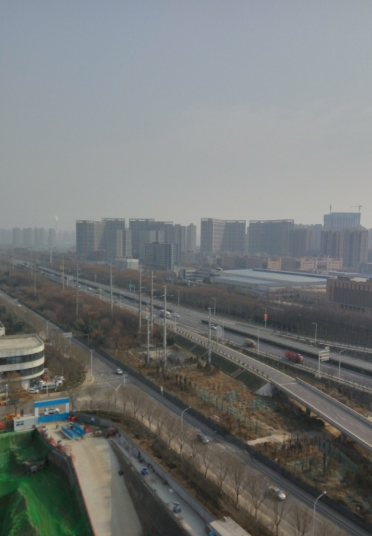
%> input picture 00_DehazeNet-master/data/rc.png, 372 x 536 px
$ octave demo.m   (GNU Octave 9; MATLAB toolbox functions it lacks are replaced by stand-ins)
%> lines starting %> are read from the running program, lines starting %| are printed output that depends on the picture
%> further down, haze is the input picture: size 536x372x3 uint8; mean R, G, B 116.4, 119.6, 118.8
### 00_DehazeNet-master/run_cnn.m
function [ dehaze ] = run_cnn( im )
%RUN_CNN Summary of this function goes here
%   Detailed explanation goes here
%https://blog.csdn.net/u012556077/article/details/53364438（此代码的解释出处）
%https://blog.csdn.net/ametor/article/details/51274274
%https://blog.csdn.net/zonglingkui1591/article/details/79776555
r0 = 50;
eps = 10^-3;
gray_I = rgb2gray(im);
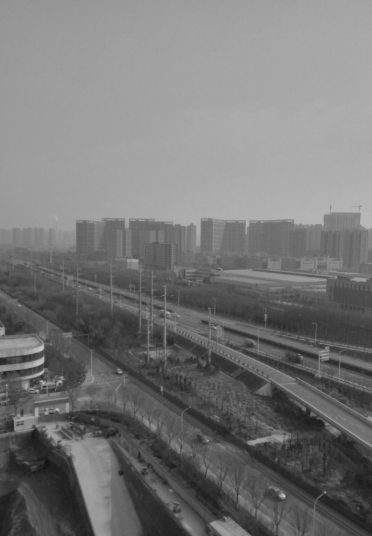
%> gray_I: size 536x372 double; min 0.0705, max 0.832, mean 0.465

load dehaze
haze=im-0.5;
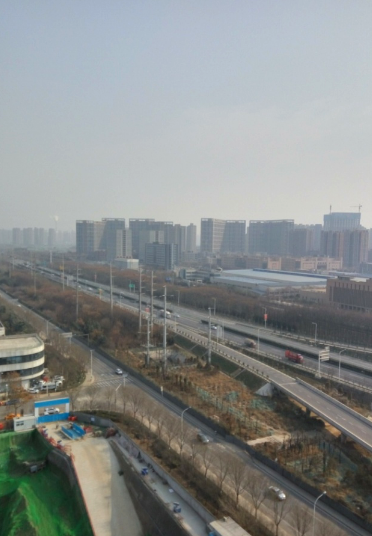
%> haze: size 536x372x3 double; mean R, G, B -0.0437, -0.031, -0.0343; drawn with min black and max white

%% Feature Extraction F1(特征提取F1)
%> the run ends on the next line
f1=convolution(haze, weights_conv1, biases_conv1);
F1=[];
%语法是 A = reshape（A，m，n）； 或者 A = reshape（A，[m,n]）; 都是将A 的行列排列成m行n列。另外 reshape是 按照列取数据的，
%r=size(A,1)该语句返回的时矩阵A的行数， c=size(A,2) 该语句返回的时矩阵A的列数。
f1temp=reshape(f1,size(f1,1)*size(f1,2),size(f1,3));
%for其中1:2:10表示迭代从1开始，步长为2，最大不超过10，即代表行向量1 3 5 7 9。
for step=1:4    %从1开始步长为4     %x(i,j,k)的含义是第k层矩阵的第i行第j列元素;  x(:,:,1)则表示第1层矩阵。
    maxtemp=max(f1temp(:,(step*4-3):step*4),[],2); %求步长中的t最大值
    F1=[F1,maxtemp]; %#ok<AGROW>    %把最大值放在矩阵中
end
F1=reshape(F1,size(f1,1),size(f1,2),size(F1,2));

%% Multi-scale Mapping F2 (多尺度映射F2)
F2=zeros(size(F1,1),size(F1,2),48);
F2(:,:,1:16)=convolution(F1, weights_conv3x3, biases_conv3x3);
F2(:,:,17:32)=convolution(F1, weights_conv5x5, biases_conv5x5);
F2(:,:,33:48)=convolution(F1, weights_conv7x7, biases_conv7x7);

%% Local Extremum F3(最后当地F3)
F3=convMax(single(F2), 3);

%% Non-linear Regression F4(非线性回归F4)
F4=min(max(convolution(F3, weights_ip, biases_ip),0),1);

%% Atmospheric light (大气光)
sortdata = sort(F4(:), 'ascend');
idx = round(0.01 * length(sortdata));   %最亮的0.01
val = sortdata(idx);
id_set = find(F4 <= val);
BrightPxls = gray_I(id_set);
iBright = BrightPxls >= max(BrightPxls);
id = id_set(iBright);
Itemp=reshape(im,size(im,1)*size(im,2),size(im,3));
A = mean(Itemp(id, :),1);
A=reshape(A,1,1,3);

%进行滤波处理
%指导图像：gray_I（应该是灰度/单通道图像）
%过滤输入图像：F4（应为灰度/单通道图像）
%局部窗口半径：r0
%正则化参数：eps
F4 = guidedfilter(gray_I, F4, r0, eps);
%F4 = weightedguidedfilter(gray_I, F4, r0, eps);

J=bsxfun(@minus,im,A);  %减法
J=bsxfun(@rdivide,J,F4); %点除
J=bsxfun(@plus,J,A); %加法
%A=[1 2 3]
%B=[4; 5 ;6]
%bsxfun(@plus,A,B)
%A =
%     1     2     3
%B =
%     4
%     5
%     6
%ans =
%     5     6     7
%     6     7     8
%     7     8     9
dehaze=J;
end

### 00_DehazeNet-master/demo.m
clc;
clear;
close all;

haze=imread('data/rc.png');
haze=double(haze)./255;
dehaze=run_cnn(haze);
